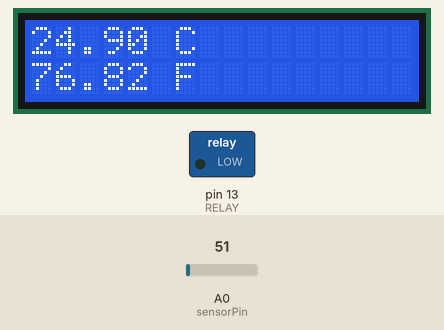
Recording of a sketch running on a simulated Arduino Uno, built with avr-gcc and run on an emulated ATmega328P. On the bench: 16×2 character LCD, switched loads named in the sketch (green lamp = pin HIGH). Inputs (shaded band) come from the test bench; at power-on: A0 (sensorPin) = 51.

Above: at 1.2 s.
1.3 s: A0 (sensorPin) set to 46
At 2.3 s:
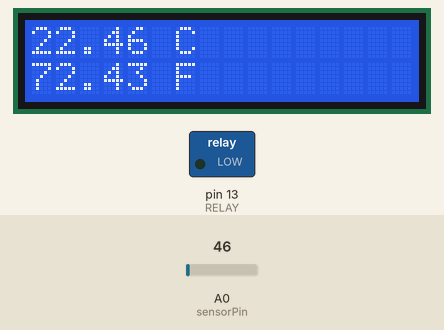
2.9 s: A0 (sensorPin) set to 37
At 3.9 s:
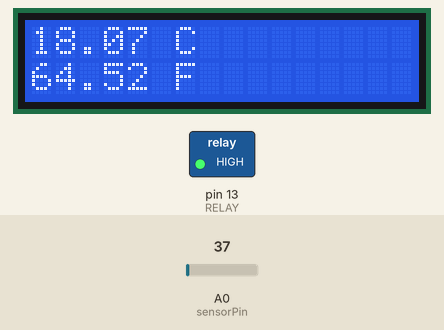
4.4 s: A0 (sensorPin) set to 15
At 5.5 s:
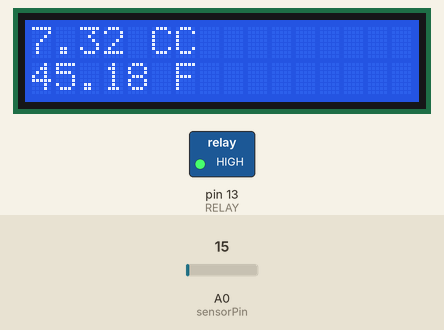
Timing chart, 0 to 7.4 s (numbered marks = the images above; inputs shaded):
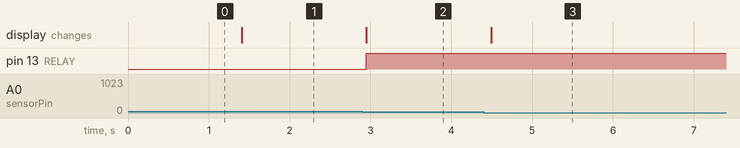

Measured:
- the behaviour switches between 42 and 41 on A0 (sensorPin) (found by bisection; images 1 and 2)
- after the input at 1.3 s, the display: changes after 0.10 s (image 1)
- after the input at 2.9 s, pin 13 (RELAY): LOW → HIGH after 0.05 s; the display: changes after 0.05 s (image 2)
- after the input at 4.4 s, the display: changes after 0.09 s (image 3)

The sketch:

ESDI_8.2.ino
```cpp
/****************************************************************************
 * Title  : Monitor temperature using LM35 and display on lcd               *
 *          if temperature > 20,device on and buzzer on                     *
 *          if temperature < 20,device off and buzzer off                   *
 * Date   : 03/09/2017                                                      *
 * Author : Harsh Patel                                                     *
 * ID No  : 15it077                                                         *
 * E-mail : 15it077@charusat.edu.in                                         *
 ****************************************************************************/
#include<LiquidCrystal.h>
LiquidCrystal lcd(12, 11, 5, 4, 3, 2);
int sensorPin = 0;
float tempC, tempF;
int RELAY = 13;

void setup() {
  lcd.begin(16, 2);
  pinMode(RELAY,OUTPUT);
}

void loop()
{
  int value = analogRead(sensorPin); // read the value from the sensor
  float millivolts = (value / 1024.0) * 5000;
  tempC = millivolts / 10;
  tempF = (tempC * 9)/5 + 32; //turning the celsius into fahrenheit
  lcd.setCursor(0,0);
  lcd.print(tempC);
  lcd.print(" C");
  lcd.setCursor(0,1);
  lcd.print(tempF);
  lcd.print(" F");
  if(tempC > 20.02)
      digitalWrite(RELAY,LOW);
  else
      digitalWrite(RELAY,HIGH);
  delay(100);
}
```
